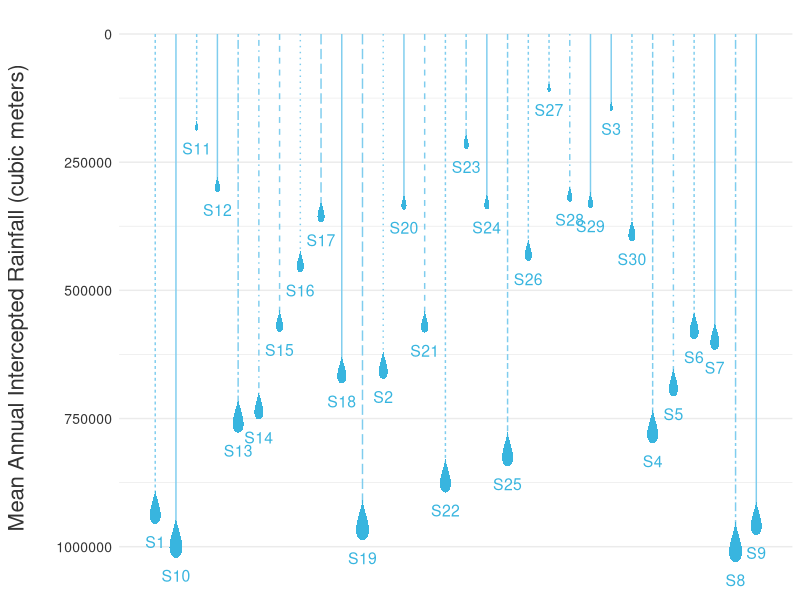

R code for this plot:
# =============================================================================
# 雨滴图
# organized：线性脚本 + 中文分节；路径相对本条目目录
# =============================================================================
# =============================================================================

script_dir <- tryCatch(
  dirname(normalizePath(sys.frame(1)$ofile)),
  error = function(e) {
    args <- commandArgs(trailingOnly = FALSE)
    file_arg <- grep("^--file=", args, value = TRUE)
    if (length(file_arg)) dirname(normalizePath(sub("^--file=", "", file_arg))) else normalizePath(getwd())
  }
)
root <- if (basename(script_dir) == "code") dirname(script_dir) else script_dir
set.seed(20260912)
out_dir <- file.path(root, "output", "figures")
dir.create(out_dir, recursive = TRUE, showWarnings = FALSE)

suppressPackageStartupMessages({
  library(ggplot2)
  library(dplyr)
  library(tidyr)
  library(readr)
  library(tibble)
  library(stringr)
  library(forcats)
})

library(ggplot2)

# library(tidyverse) 已在文件头拆包

# 模拟数据构建：两列：降雨量+州名
rain_sum_state <- data.frame(State = paste0("State", 1:30),
                             meanRainfall = runif(30, 1, 10)*10^5)

# Calculate the quantiles of the mean rainfall
rain_quantiles <- quantile(x = rain_sum_state$meanRainfall,
                           # probabilities of 0.1, 0.3, 0.5, 0.7, 0.9
                           probs = seq(0.1, 0.9, by = 0.2))

# Linetypes to randomly select from
linetypes <- c("dashed", "dotted", "dotdash", "longdash", "twodash",
               "1F", "4C88C488", "12345678")


# Create a lookup table to add in State Abbreviations including DC
state_lookup <- data.frame(State = paste0("State", 1:30),
                           State.abbr = paste0("S", 1:30))


plotting_rain <- rain_sum_state |>
  mutate(image_size = case_when(meanRainfall <= rain_quantiles[1] ~ 0.005,
                                meanRainfall <= rain_quantiles[2] ~ 0.008,
                                meanRainfall <= rain_quantiles[3] ~ 0.011,
                                meanRainfall <= rain_quantiles[4] ~ 0.014,
                                meanRainfall <= rain_quantiles[5] ~ 0.017,
                                meanRainfall > rain_quantiles[5] ~ 0.02,
                                TRUE ~ NA_real_),
         # randomly sampling linetypes
         linetype = sample(linetypes, n(), replace = TRUE)) |>
  # Left-joining state abbreviations
  left_join(state_lookup, by = "State")










# 用数学轮廓直接绘制矢量雨滴，无外部图片或网络依赖。
plotting_rain$x <- match(plotting_rain$State, sort(plotting_rain$State))
theta <- seq(0,2*pi,length.out=80)
drop_vertices <- data.frame()
for(i in seq_len(nrow(plotting_rain))){
 drop_vertices <- rbind(drop_vertices,data.frame(
 x=plotting_rain$x[i]+sin(theta)*(1-cos(theta))*plotting_rain$image_size[i]*12,
 y=plotting_rain$meanRainfall[i]-cos(theta)*plotting_rain$image_size[i]*2000000, id=i))
}

# Create the baseplot
rain_plot <- ggplot(data = plotting_rain,
                    aes(x = x, y = meanRainfall)) +
  # Line graph that shows mean rainfall from top
  geom_linerange(aes(ymin = 0, ymax = meanRainfall, linetype = linetype),
                 color = "#7FCDEE") +
  # Scatter plot with raindrop images as points
  geom_polygon(data=drop_vertices, aes(x=x,y=y,group=id), inherit.aes=FALSE, fill="#38B5DF", colour=NA) +

  # Adding text to indicate which state is which. Added a bit of a buffer so that
  # labels will appear equidistant from images, even though images are all sized
  # differently.
  geom_text(aes(label = State.abbr, y = meanRainfall + (image_size*2000000)),
            size = 4,
            color = "#38B5DF",
            vjust = 2) +
  # Reversing y-scale so that the rain "falls" down from top
  scale_y_reverse() +
  ylab("Mean Annual Intercepted Rainfall (cubic meters)") +
  theme_minimal() +
  theme(legend.position = "none",
        axis.title.x = element_blank(),
        axis.text.x = element_blank(),
        panel.grid.major.x = element_blank(),
        panel.grid.minor.x = element_blank(),
        axis.text.y = element_text(size = 10, color = "#333333"),
        axis.title.y = element_text(size = 16, color = "#333333", margin = margin(r = 20)))

ggsave(file.path(out_dir, "ggimage.png"), plot = rain_plot, width = 15, height = 6, dpi = 300, bg = "white")

ggplot2::ggsave(file.path(root,"preview.png"), plot=rain_plot, width=15, height=6, dpi=200, bg="white")
